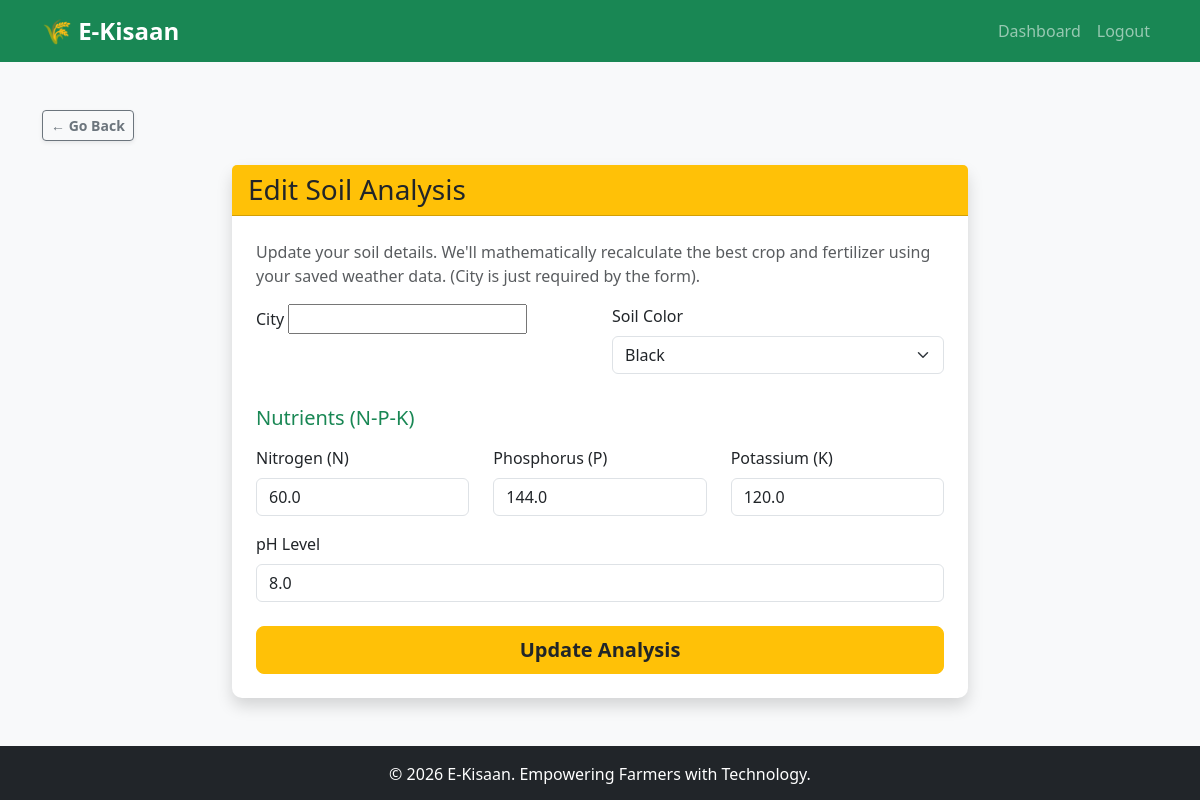
The page /report/1/edit/ (signed in) on the database its author committed.
### analysis/models.py (models this page shows, shortened)
class SoilReport(models.Model):
    user = models.ForeignKey(User, on_delete=models.CASCADE)
    soil_color = models.CharField(max_length=50) # e.g., Black, Red
    nitrogen = models.FloatField()
    phosphorus = models.FloatField()
    potassium = models.FloatField()
    ph = models.FloatField()
    rainfall = models.FloatField()
    temperature = models.FloatField()
    predicted_crop = models.CharField(max_length=100)
    predicted_fertilizer = models.CharField(max_length=100, blank=True, null=True)
    city = models.CharField(max_length=100, blank=True, null=True)
    is_edited = models.BooleanField(default=False)
    created_at = models.DateTimeField(auto_now_add=True)

### analysis/views.py (the view)
# urls.py: path('report/<int:report_id>/edit/', views.edit_report_view, name='edit_report'),
@login_required(login_url='login')
def edit_report_view(request, report_id):
    from django.shortcuts import get_object_or_404
    report = get_object_or_404(SoilReport, id=report_id, user=request.user)
    if request.method == 'POST':
        form = SoilAnalysisForm(request.POST, instance=report)
        if form.is_valid():
            try:
                data = form.cleaned_data
                soil_color = data['soil_color']
                N = data['nitrogen']
                P = data['phosphorus']
                K = data['potassium']
                ph = data['ph']
                temp = report.temperature
                rainfall = report.rainfall
                if CROP_MODEL is None or FERT_MODEL is None:
                    raise Exception("ML Models are not loaded. Please restart the server.")
                features_a = pd.DataFrame([[N, P, K, temp, ph, rainfall]],
                                        columns=['N', 'P', 'K', 'temperature', 'ph', 'rainfall'])
                crop_idx = CROP_MODEL.predict(features_a)[0]
                predicted_crop = CROP_ENCODER.inverse_transform([crop_idx])[0]
                try:
                    crop_enc = FERT_CROP_ENCODER.transform([predicted_crop])[0]
                except ValueError:
                    crop_enc = 0
                try:
                    soil_enc = FERT_SOIL_ENCODER.transform([soil_color])[0]
                except ValueError:
                    soil_enc = 0
                features_b = pd.DataFrame([[N, P, K, crop_enc, soil_enc, ph, rainfall, temp]],
                                        columns=['N', 'P', 'K', 'Crop Type Encoded', 'Soil Type Encoded', 'ph', 'rainfall', 'temperature'])
                predicted_fertilizer = FERT_MODEL.predict(features_b)[0]
                report = form.save(commit=False)
                report.predicted_crop = predicted_crop
                report.predicted_fertilizer = predicted_fertilizer
                report.is_edited = True
                report.save()
                messages.success(request, "Analysis report successfully updated!")
                return redirect('report_detail', report_id=report.id)
            except Exception as e:
                print(f"Prediction Error on Edit: {e}")
                messages.error(request, f"Error updating analysis! Check if models are loaded. Exception: {e}")
                return redirect('dashboard')
    else:
        form = SoilAnalysisForm(instance=report)
    return render(request, 'analysis/input_form.html', {'form': form, 'is_edit': True, 'report_id': report.id})

### analysis/forms.py
class SoilAnalysisForm(forms.ModelForm):
    city = forms.CharField(max_length=100, help_text="Enter your city to fetch weather data automatically.")
    class Meta:
        model = SoilReport
        fields = ['soil_color', 'nitrogen', 'phosphorus', 'potassium', 'ph', 'city']
        widgets = {
            'soil_color': forms.Select(choices=SOIL_CHOICES, attrs={'class': 'form-select'}),
            'nitrogen': forms.NumberInput(attrs={'class': 'form-control'}),
            'phosphorus': forms.NumberInput(attrs={'class': 'form-control'}),
            'potassium': forms.NumberInput(attrs={'class': 'form-control'}),
            'ph': forms.NumberInput(attrs={'class': 'form-control', 'step': '0.1'}),
            'city': forms.TextInput(attrs={'class': 'form-control'}),
        }

### templates/analysis/input_form.html (shortened to what this page needs)
{% extends 'base.html' %}
{% block content %}
<div class="row justify-content-center">
    <div class="col-md-8">
        <div class="card shadow">
            <div class="card-header {% if is_edit %}bg-warning text-dark{% else %}bg-success text-white{% endif %}">
                <h3 class="mb-0">{% if is_edit %}Edit Soil Analysis{% else %}New Soil Analysis{% endif %}</h3>
            </div>
            <div class="card-body p-4">
                <p class="text-muted">
                    {% if is_edit %}
                    Update your soil details. We'll mathematically recalculate the best crop and fertilizer using your saved weather data. (City is just required by the form).
                    {% else %}
                    Enter your soil details and city. We'll fetch the weather and predict the best crop and fertilizer for you.
                    {% endif %}
                </p>
                <form method="post">
                    <div class="row">
                        <div class="col-md-6 mb-3">
                            <label class="form-label">City</label>
                            {{ form.city }}
                        </div>
                        <div class="col-md-6 mb-3">
                            <label class="form-label">Soil Color </label>
                            {{ form.soil_color }}
                        </div>
                    </div>
                    <h5 class="mt-3 mb-3 text-success">Nutrients (N-P-K)</h5>
                    <div class="row">
                        <div class="col-md-4 mb-3">
                            <label class="form-label">Nitrogen (N)</label>
                            {{ form.nitrogen }}
                        </div>
                        <div class="col-md-4 mb-3">
                            <label class="form-label">Phosphorus (P)</label>
                            {{ form.phosphorus }}
                        </div>
                        <div class="col-md-4 mb-3">
                            <label class="form-label">Potassium (K)</label>
                            {{ form.potassium }}
                        </div>
                    </div>
                    <div class="mb-4">
                        <label class="form-label">pH Level</label>
                        {{ form.ph }}
                    </div>
                    <button type="submit" class="btn btn-warning text-dark fw-bold btn-lg w-100">
                        {% if is_edit %}Update Analysis{% else %}Analyze Soil{% endif %}
                    </button>
                </form>
            </div>
        </div>
    </div>
</div>
{% endblock %}

### static/css/style.css (style rules this page uses)
:root { --primary-green: #28a745; --dark-green: #1e7e34; --light-bg: #f8f9fa; }
body { font-family: 'Segoe UI', Tahoma, Geneva, Verdana, sans-serif; background-color: var(--light-bg); }
.card { border: none; border-radius: 10px; }

### rows shown on the page
SoilReport: soil_color "Black", nitrogen "60.0", phosphorus "144.0", potassium "120.0", ph "8.0"
